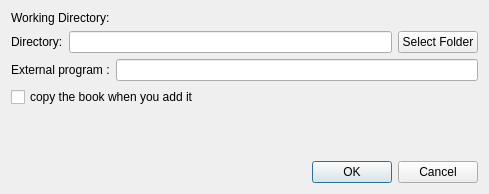
<?xml version="1.0" encoding="UTF-8"?>
<ui version="4.0">
 <class>ConfigureDialog</class>
 <widget class="QDialog" name="ConfigureDialog">
  <property name="geometry">
   <rect>
    <x>0</x>
    <y>0</y>
    <width>489</width>
    <height>194</height>
   </rect>
  </property>
  <property name="windowTitle">
   <string>Configure</string>
  </property>
  <layout class="QVBoxLayout" name="verticalLayout">
   <item>
    <widget class="QLabel" name="label">
     <property name="text">
      <string>Working Directory:</string>
     </property>
    </widget>
   </item>
   <item>
    <layout class="QHBoxLayout" name="horizontalLayout">
     <item>
      <widget class="QLabel" name="label_2">
       <property name="text">
        <string>Directory:</string>
       </property>
      </widget>
     </item>
     <item>
      <widget class="QLineEdit" name="lineEditPath"/>
     </item>
     <item>
      <widget class="QPushButton" name="pushButton">
       <property name="text">
        <string>Select Folder</string>
       </property>
      </widget>
     </item>
    </layout>
   </item>
   <item>
    <layout class="QHBoxLayout" name="horizontalLayout_2">
     <item>
      <widget class="QLabel" name="label_3">
       <property name="text">
        <string>External program :</string>
       </property>
      </widget>
     </item>
     <item>
      <widget class="QLineEdit" name="lineEditExPrg"/>
     </item>
    </layout>
   </item>
   <item>
    <widget class="QCheckBox" name="checkBoxCopy">
     <property name="text">
      <string>copy the book when you add it</string>
     </property>
    </widget>
   </item>
   <item>
    <spacer name="verticalSpacer">
     <property name="orientation">
      <enum>Qt::Vertical</enum>
     </property>
     <property name="sizeHint" stdset="0">
      <size>
       <width>20</width>
       <height>51</height>
      </size>
     </property>
    </spacer>
   </item>
   <item>
    <widget class="QDialogButtonBox" name="buttonBox">
     <property name="orientation">
      <enum>Qt::Horizontal</enum>
     </property>
     <property name="standardButtons">
      <set>QDialogButtonBox::Cancel|QDialogButtonBox::Ok</set>
     </property>
    </widget>
   </item>
  </layout>
 </widget>
 <resources/>
 <connections>
  <connection>
   <sender>buttonBox</sender>
   <signal>rejected()</signal>
   <receiver>ConfigureDialog</receiver>
   <slot>reject()</slot>
   <hints>
    <hint type="sourcelabel">
     <x>316</x>
     <y>260</y>
    </hint>
    <hint type="destinationlabel">
     <x>286</x>
     <y>274</y>
    </hint>
   </hints>
  </connection>
 </connections>
</ui>
